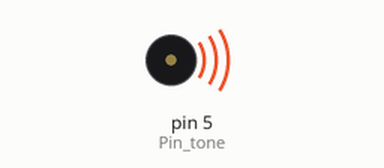
Bench run of a sketch on a simulated Arduino Uno, built with avr-gcc and run on an emulated ATmega328P. Parts: buzzer (waves = sounding).

Above: at 0.15 s.
At 14.0 s:
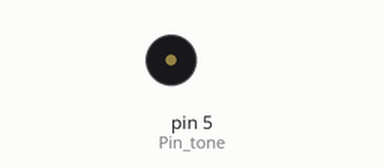
Timing chart, 0 to 14.6 s (numbered marks = the images above):
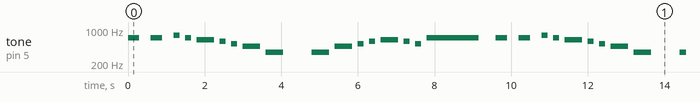

Measured:
- by itself, tone on pin 5 (Pin_tone): plays 700 Hz for 0.30 s, 700 Hz for 0.30 s, 780 Hz for 0.15 s, 700 Hz for 0.15 s, 625 Hz for 0.45 s, 590 Hz for 0.15 s … (204 notes in this stretch)

The sketch:

jingl-bell.ino
```cpp
int Pin_tone = 5;
void setup()
{
pinMode(Pin_tone, OUTPUT);
}
void midi()
{
tone(Pin_tone, 700, 300);
delay(600);
tone(Pin_tone, 700, 300);
delay(600);
tone(Pin_tone, 780, 150);
delay(300);
tone(Pin_tone, 700, 150);
delay(300);
tone(Pin_tone, 625, 450);
delay(600);
tone(Pin_tone, 590, 150);
delay(300);
tone(Pin_tone, 520, 150);
delay(300);
tone(Pin_tone, 460, 450);
delay(600);
tone(Pin_tone, 350, 450);
delay(600);
delay(600);
tone(Pin_tone, 350, 450);
delay(600);
tone(Pin_tone, 460, 450);
delay(600);
tone(Pin_tone, 520, 150);
delay(300);
tone(Pin_tone, 590, 150);
delay(300);
tone(Pin_tone, 625, 450);
delay(600);
tone(Pin_tone, 590, 150);
delay(300);
tone(Pin_tone, 520, 150);
delay(300);
tone(Pin_tone, 700, 1350);
delay(1800);
tone(Pin_tone, 700, 300);
delay(600);
tone(Pin_tone, 700, 300);
delay(600);
tone(Pin_tone, 780, 150);
delay(300);
tone(Pin_tone, 700, 150);
delay(300);
tone(Pin_tone, 625, 450);
delay(600);
tone(Pin_tone, 590, 150);
delay(300);
tone(Pin_tone, 520, 150);
delay(300);
tone(Pin_tone, 460, 450);
delay(600);
tone(Pin_tone, 350, 450);
delay(600);
delay(600);
tone(Pin_tone, 350, 450);
delay(600);
tone(Pin_tone, 625, 450);
delay(600);
tone(Pin_tone, 590, 150);
delay(300);
tone(Pin_tone, 520, 150);
delay(300);
tone(Pin_tone, 700, 450);
delay(600);
tone(Pin_tone, 590, 150);
delay(300);
tone(Pin_tone, 520, 150);
delay(300);
tone(Pin_tone, 460, 1350);
delay(5000);
}

void loop() {
    // Play midi
    midi();
}
```
